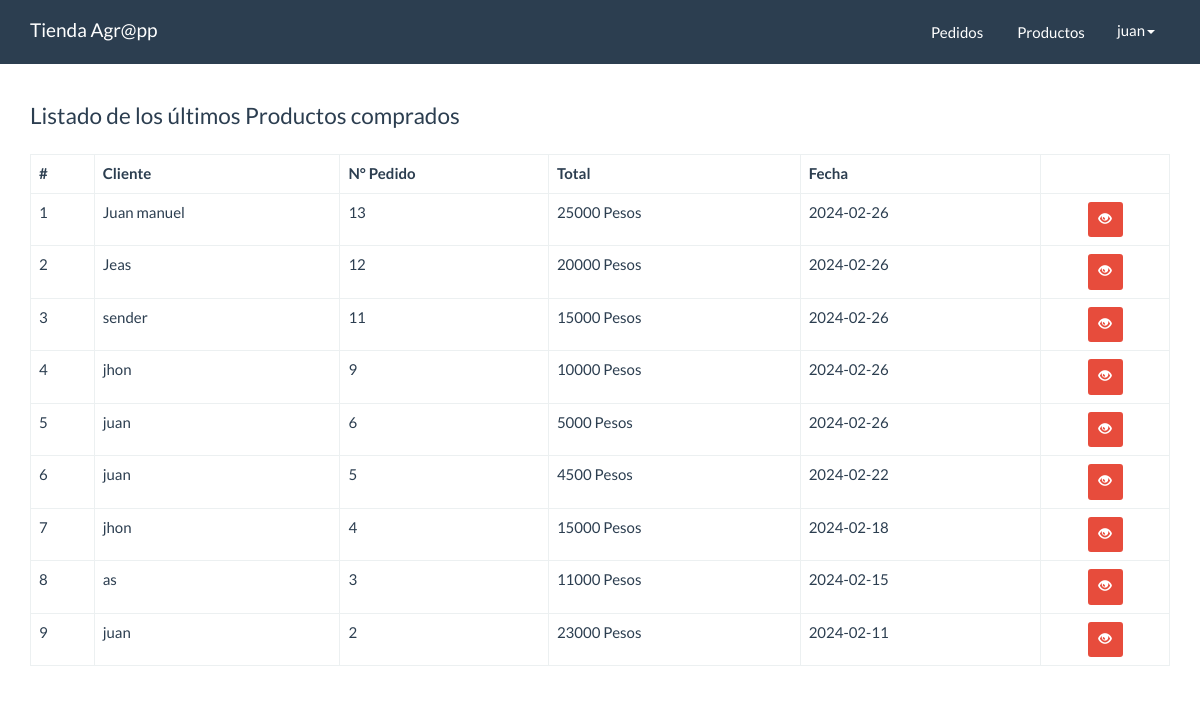
/panel/dashboard.php (signed in), run on an earlier commit of the app's database.
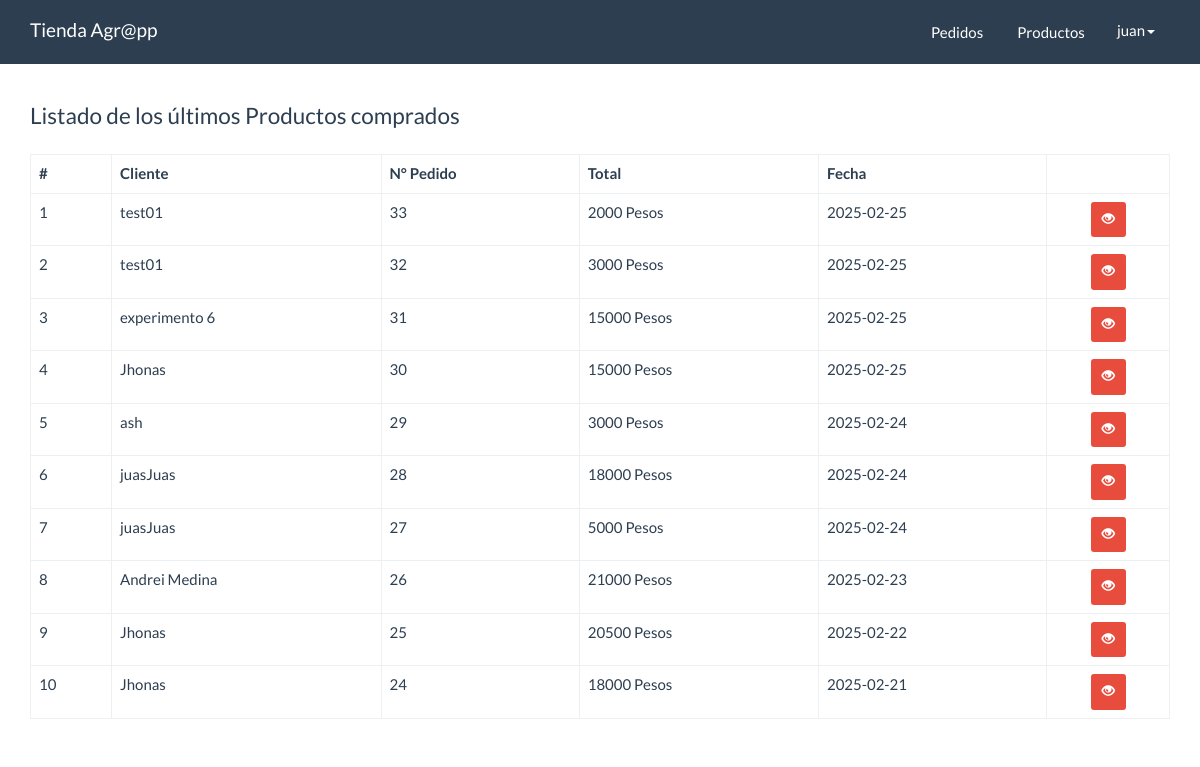
And on a later commit of the database.
### tables this page shows
CREATE TABLE `pedidos` (
  `id` int(10) NOT NULL,
  `usuario_id` int(11) NOT NULL,
  `total` int(7) NOT NULL,
  `fecha` date NOT NULL,
  `estado` int(11) NOT NULL DEFAULT 1
);

CREATE TABLE `clientes` (
  `id` int(11) NOT NULL,
  `nombre` varchar(250) NOT NULL,
  `cedula` varchar(10) NOT NULL,
  `departamento` varchar(25) NOT NULL,
  `ciudad` varchar(25) NOT NULL,
  `dirEntrega` varchar(25) NOT NULL,
  `correo` varchar(50) NOT NULL,
  `celular` varchar(15) NOT NULL,
  `comentario` varchar(250) NOT NULL
);

### src/Pedido.php (called while the page is built, shortened)
<?php
class Pedido{
    private $cn = null;
    public function __construct(){
        $this->config = parse_ini_file(__DIR__.'/../config.ini') ;
        $this->cn = new \PDO( $this->config['dns'], $this->config['usuario'],$this->config['clave'],array(
            \PDO::MYSQL_ATTR_INIT_COMMAND => 'SET NAMES utf8'
        ));
    }
	public function mostrarUltimos(){
        $sql = "SELECT p.id, nombre, cedula, correo, total, fecha FROM `pedidos` p
        INNER JOIN `clientes` c ON p.usuario_id = c.id ORDER BY p.id DESC LIMIT 10";
        $resultado = $this->cn->prepare($sql);
        if($resultado->execute()){
            return  $resultado->fetchAll();
        }
        return false;
    }
}

### panel/dashboard.php (the view, shortened to what this page needs)
<!DOCTYPE html>
<html lang="en">
  <head>
    <link rel="stylesheet" href="../assets/css/bootstrap.min.css">
    <link rel="stylesheet" href="../assets/css/estilos.css">
  </head>
  <body>
    <nav class="navbar navbar-default navbar-fixed-top">
      <div class="container">
        <div class="navbar-header">
          <a class="navbar-brand" href="index.php">Tienda Agr@pp</a>
        </div>
        <div id="navbar" class="navbar-collapse collapse">
			<ul class="nav navbar-nav pull-right">
				<li>
					<a href="pedidos/index.php" class="btn">Pedidos</a>
				</li>
				<li>
					<a href="productos/index.php" class="btn">Productos</a>
				</li>
				<li class="dropdown">
					<a href="#" class="dropdown-toggle" data-toggle="dropdown" role="button" aria-haspopup="true" aria-expanded="false"><?php print $_SESSION['usuario_info']['nombre_usuario'] ?><span class="caret"></span></a>
				</li>
			</ul>
		</div>
      </div>
    </nav>
    <div class="container" id="main">
    <div class="row">
          <div class="col-md-12">
             <fieldset>
              <legend>Listado de los últimos Productos comprados</legend>
                <table class="table table-bordered">
                  <thead>
                    <tr>
                      <th>#</th>
                      <th>Cliente</th>
                      <th>N° Pedido</th>
                      <th>Total</th>
                      <th>Fecha</th>
                      <th></th>
                    </tr>
                  </thead>
                  <tbody>
                    <?php
                      $pedido = new Agroapp\Pedido;
                      $info_pedido = $pedido->mostrarUltimos();
                      $cantidad = count($info_pedido);
                      if($cantidad > 0){
                        $c=0;
                      for($x =0; $x < $cantidad; $x++){
                        $c++;
                        $item = $info_pedido[$x];
                    ?>
                    <tr>
                      <td><?php print $c?></td>
                      <td><?php print $item['nombre']?></td>
                      <td><?php print $item['id']?></td>
                      <td><?php print $item['total']?> Pesos</td>
                      <td><?php print $item['fecha']?></td>
                      <td class="text-center">
                        <a href="pedidos/ver.php?id=<?php print $item['id'] ?>" class="btn btn-danger btn-sm"><span class="glyphicon glyphicon-eye-open"></span></a>
                      </td>
                    </tr>
                    <?php
                      }
                    }else{
                    ?>
                    <tr>
                      <td colspan="6">NO HAY REGISTROS</td>
                    </tr>
                    <?php }?>
                  </tbody>
                </table>
             </fieldset>
          </div>
        </div>
    </div>
  </body>
</html>

What changed in the data, as far as the page shows it:
no longer on this page (row unchanged): pedidos: clientes.nombre "Juan manuel", id "13", total "25000", fecha "2024-02-26"
no longer on this page (row unchanged): pedidos: clientes.nombre "Jeas", id "12", total "20000", fecha "2024-02-26"
no longer on this page (row unchanged): pedidos: clientes.nombre "sender", id "11", total "15000", fecha "2024-02-26"
no longer on this page (row unchanged): pedidos: clientes.nombre "jhon", id "9", total "10000", fecha "2024-02-26"
no longer on this page (row unchanged): pedidos: clientes.nombre "juan", id "6", total "5000", fecha "2024-02-26"
no longer on this page (row unchanged): pedidos: clientes.nombre "juan", id "5", total "4500", fecha "2024-02-22"
no longer on this page (row unchanged): pedidos: clientes.nombre "jhon", id "4", total "15000", fecha "2024-02-18"
no longer on this page (row unchanged): pedidos: clientes.nombre "as", id "3", total "11000", fecha "2024-02-15"
no longer on this page (row unchanged): pedidos: clientes.nombre "juan", id "2", total "23000", fecha "2024-02-11"
added pedidos: clientes.nombre "test01", id "33", total "2000", fecha "2025-02-25"
added pedidos: clientes.nombre "test01", id "32", total "3000", fecha "2025-02-25"
added pedidos: clientes.nombre "experimento 6", id "31", total "15000", fecha "2025-02-25"
added pedidos: clientes.nombre "Jhonas", id "30", total "15000", fecha "2025-02-25"
added pedidos: clientes.nombre "ash", id "29", total "3000", fecha "2025-02-24"
added pedidos: clientes.nombre "juasJuas", id "28", total "18000", fecha "2025-02-24"
added pedidos: clientes.nombre "juasJuas", id "27", total "5000", fecha "2025-02-24"
added pedidos: clientes.nombre "Andrei Medina", id "26", total "21000", fecha "2025-02-23"
added pedidos: clientes.nombre "Jhonas", id "25", total "20500", fecha "2025-02-22"
added pedidos: clientes.nombre "Jhonas", id "24", total "18000", fecha "2025-02-21"
